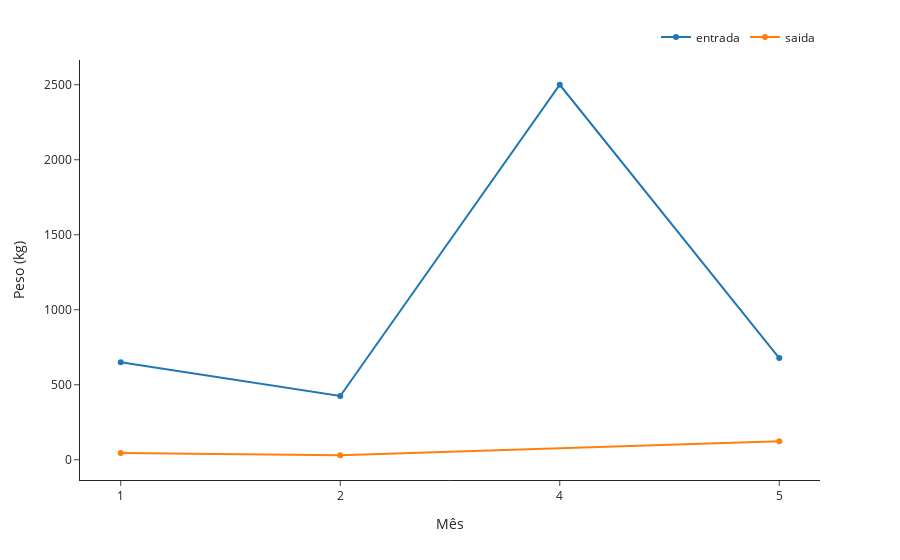

This figure's notebook cell:
### Code cell
agg_dataframe_by_month = (
    dataframe.groupby(["mes", "tipo"]).agg({"peso": "sum"}).reset_index()
)

plot = px.line(
    agg_dataframe_by_month,
    x="mes",
    y="peso",
    color="tipo",
    labels={"peso": "Peso (kg)", "mes": "Mês", "ano": "Ano"},
    markers=True,
    template="plotly_white",
)
plot.update_xaxes(type="category")

plot.update_layout(
    legend=dict(
        orientation="h",
        yanchor="bottom",
        y=1.02,
        xanchor="right",
        x=1,
        title=None,
    )
)

config = {"displayModeBar": False}
plot

### Figure 1 — Plotly figure (JSON) as saved in the notebook; plotly's stock layout.template omitted (floating-point values rounded to 4 significant figures)
{"data": [{"hovertemplate": "tipo=entrada<br>Mês=%{x}<br>Peso (kg)=%{y}<extra></extra>", "legendgroup": "entrada", "line": {"color": "#1F77B4", "dash": "solid"}, "marker": {"symbol": "circle"}, "mode": "lines+markers", "name": "entrada", "orientation": "v", "showlegend": true, "type": "scatter", "x": [1, 2, 4, 5], "xaxis": "x", "y": [650, 425, 2500, 678.2], "yaxis": "y"}, {"hovertemplate": "tipo=saida<br>Mês=%{x}<br>Peso (kg)=%{y}<extra></extra>", "legendgroup": "saida", "line": {"color": "#FF7F0E", "dash": "solid"}, "marker": {"symbol": "circle"}, "mode": "lines+markers", "name": "saida", "orientation": "v", "showlegend": true, "type": "scatter", "x": [1, 2, 5], "xaxis": "x", "y": [45, 30, 123], "yaxis": "y"}], "layout": {"legend": {"orientation": "h", "title": {}, "tracegroupgap": 0, "x": 1, "xanchor": "right", "y": 1.02, "yanchor": "bottom"}, "margin": {"t": 60}, "xaxis": {"anchor": "y", "domain": [0, 1], "title": {"text": "Mês"}, "type": "category"}, "yaxis": {"anchor": "x", "domain": [0, 1], "title": {"text": "Peso (kg)"}}}}
